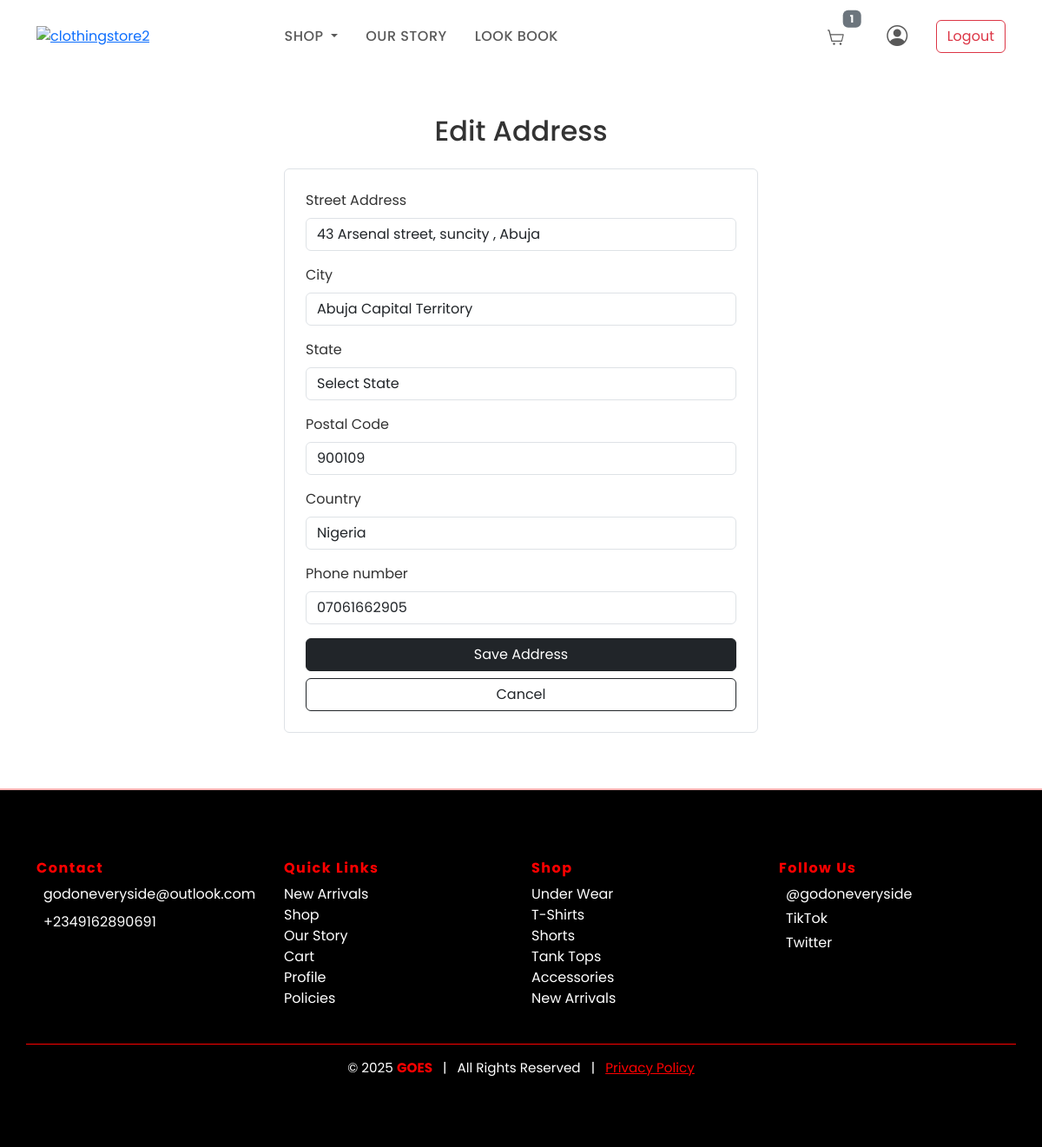
/edit-address/ (signed in), run on an earlier commit of the app's database.
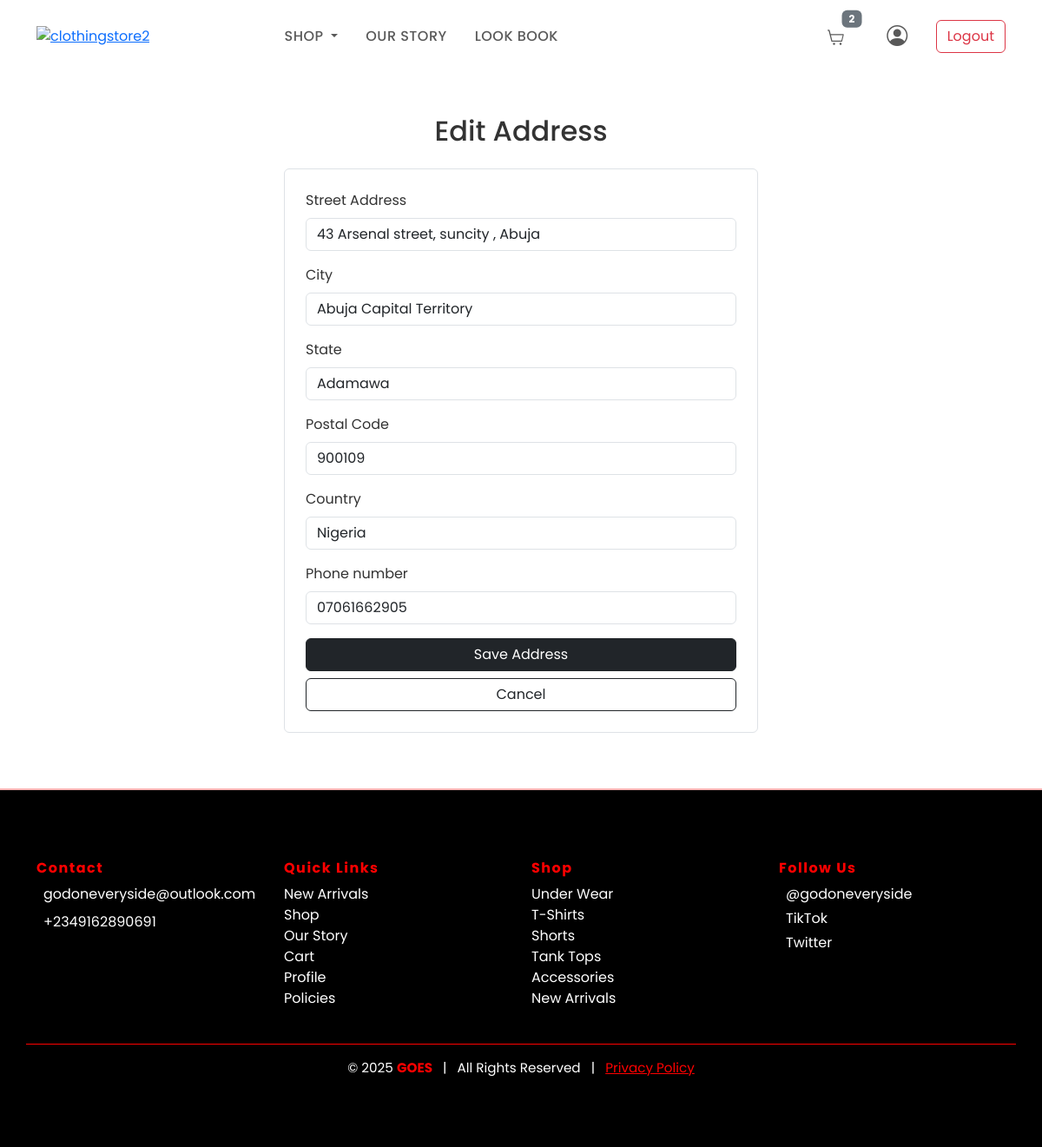
And on a later commit of the database.
### GOESApp/models.py (models this page shows, shortened)
class Address(models.Model):
    full_name = models.CharField(max_length=100, blank=True, null=True)
    street = models.CharField(max_length=255, blank=True, null=True)
    city = models.CharField(max_length=100, blank=True, null=True)
    state = models.CharField(max_length=100, blank=True, null=True)
    postal_code = models.CharField(max_length=20, blank=True, null=True)
    country = models.CharField(max_length=100, blank=True, null=True)
    phone_number = models.CharField(max_length=15, null=True, blank=True)
    class Meta:
        verbose_name = 'Address'
        verbose_name_plural = 'Addresses'

### GOESApp/views.py (the view)
# urls.py: path('edit-address/', views.edit_address, name='edit_address'),
@login_required(login_url='/login_user')
def edit_address(request):
    categories = Category.objects.all()
    user = request.user
    address = user.address if hasattr(user, 'address') and user.address else None
    if request.method == 'POST':
        form = AddressForm(request.POST, instance=address)
        if form.is_valid():
            address = form.save()
            if not user.address:
                user.address = address
                user.save()
            messages.success(request, "Address updated successfully.")
            return redirect('profile')
        else:
            messages.error(request, "Please correct the errors in the form.")
    else:
        form = AddressForm(instance=address)
    context = {
        'form': form,
        'is_edit': address,
        'categories': categories,
    }
    return render(request, 'GOESAPP/edit_address.html', context)

### GOESApp/forms.py
class AddressForm(forms.ModelForm):
    state = forms.CharField(
        required=True,
        widget=forms.Select(attrs={'class': 'form-control'}),
    )
    def __init__(self, *args, **kwargs):
        super().__init__(*args, **kwargs)
        self.fields['state'].widget.choices = NIGERIAN_STATES
    country = forms.ChoiceField(
        choices=COUNTRIES,
        required=True,
        widget=forms.Select(attrs={'class': 'form-control'})
    )
    class Meta:
        model = Address
        fields = ['full_name', 'street', 'city', 'state', 'postal_code', 'country','phone_number']
        widgets = {
            'full_name': forms.TextInput(attrs={'class': 'form-control', 'placeholder': 'Enter full name'}),
            'street': forms.TextInput(attrs={'class': 'form-control', 'placeholder': 'Enter street address'}),
            'city': forms.TextInput(attrs={'class': 'form-control', 'placeholder': 'Enter city'}),
            'postal_code': forms.TextInput(attrs={'class': 'form-control', 'placeholder': 'Enter postal code'}),
            'phone_number': forms.TextInput(attrs={'class': 'form-control', 'placeholder': 'Enter Phone Number'}),
        }

### GOESApp/templates/GOESAPP/edit_address.html (shortened to what the changed rows need)
{% load static %}
<!DOCTYPE html>
<html lang="en">
<head>
  <link href="https://cdn.jsdelivr.net/npm/bootstrap@5.3.0/dist/css/bootstrap.min.css" rel="stylesheet" />
  <link href="https://cdn.jsdelivr.net/npm/bootstrap-icons@1.10.5/font/bootstrap-icons.css" rel="stylesheet" />
</head>
<body>
  <nav class="navbar navbar-expand-lg navbar-light bg-white py-3">
    <div class="container">
      <div class="collapse navbar-collapse" id="navMenu">
        <ul class="navbar-nav ms-auto align-items-center">
          {% if user.is_authenticated %}
            <li class="nav-item me-3">
              <a class="nav-link position-relative" href="{% url 'cart' %}">
                {% if cart_count > 0 %}
                  <span class="badge bg-secondary position-absolute top-0 start-100 translate-middle">{{ cart_count }}</span>
                {% endif %}
              </a>
            </li>
          {% endif %}
        </ul>
      </div>
    </div>
  </nav>
  <section class="container my-5">
    <h2 class="mb-4 text-center">{% if is_edit %}Edit Address{% else %}Add Address{% endif %}</h2>
    <div class="row justify-content-center">
      <div class="col-lg-6">
        <div class="border rounded p-4">
          <form method="POST">
            <div class="mb-3">
              <label for="{{ form.street.id_for_label }}" class="form-label">Street Address</label>
              {{ form.street }}
            </div>
            <div class="mb-3">
              <label for="{{ form.city.id_for_label }}" class="form-label">City</label>
              {{ form.city }}
            </div>
            <div class="mb-3">
              <label for="{{ form.state.id_for_label }}" class="form-label">State</label>
              {{ form.state }}
            </div>
            <div class="mb-3">
              <label for="{{ form.postal_code.id_for_label }}" class="form-label">Postal Code</label>
              {{ form.postal_code }}
            </div>
            <div class="mb-3">
              <label for="{{ form.country.id_for_label }}" class="form-label">Country</label>
              {{ form.country }}
            </div>
            <div class="md-3">
                <label for="{{ form.phone_number.id_for_label }}" class="form-label">Phone number</label>
                {{ form.phone_number }}
              </div>
          </form>
        </div>
      </div>
    </div>
  </section>
</body>
</html>

What changed in the data, as far as the page shows it:
changed Address "43 Arsenal street, suncity , Abuja": state "Select State" → "Adamawa"
Also different on the page:
{{ cart_count }}: "1" → "2"
